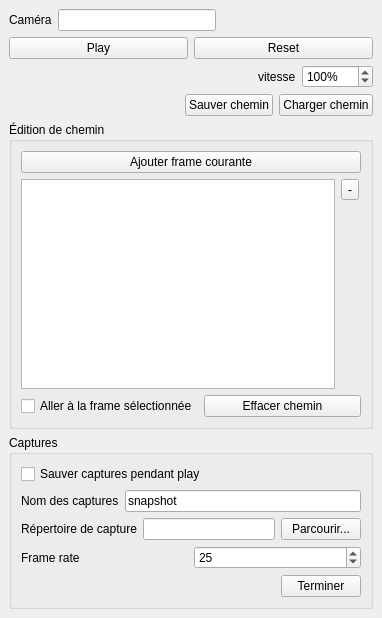
<?xml version="1.0" encoding="UTF-8"?>
<ui version="4.0">
 <class>CPDialog</class>
 <widget class="QMainWindow" name="CPDialog">
  <property name="geometry">
   <rect>
    <x>0</x>
    <y>0</y>
    <width>382</width>
    <height>618</height>
   </rect>
  </property>
  <property name="windowTitle">
   <string>CGoGN - Camera Path Editor</string>
  </property>
  <property name="windowIcon">
   <iconset resource="../../../../../../Documents/SOCIS2012/SOCIS2012/Visualizator/plugins/resources/cameraPath.qrc">
    <normaloff>:/icon/movie.png</normaloff>:/icon/movie.png</iconset>
  </property>
  <widget class="QWidget" name="centralwidget">
   <layout class="QVBoxLayout" name="verticalLayout_3">
    <item>
     <layout class="QHBoxLayout" name="horizontalLayout_5">
      <item>
       <widget class="QLabel" name="label_6">
        <property name="text">
         <string>Caméra</string>
        </property>
       </widget>
      </item>
      <item>
       <widget class="QLineEdit" name="camera_line">
        <property name="readOnly">
         <bool>true</bool>
        </property>
       </widget>
      </item>
      <item>
       <spacer name="horizontalSpacer_3">
        <property name="orientation">
         <enum>Qt::Horizontal</enum>
        </property>
        <property name="sizeHint" stdset="0">
         <size>
          <width>40</width>
          <height>20</height>
         </size>
        </property>
       </spacer>
      </item>
     </layout>
    </item>
    <item>
     <layout class="QVBoxLayout" name="verticalLayout_2">
      <item>
       <layout class="QHBoxLayout" name="horizontalLayout_6">
        <item>
         <widget class="QPushButton" name="play_button">
          <property name="text">
           <string>Play</string>
          </property>
         </widget>
        </item>
        <item>
         <widget class="QPushButton" name="restart_button">
          <property name="text">
           <string>Reset</string>
          </property>
         </widget>
        </item>
       </layout>
      </item>
      <item>
       <layout class="QHBoxLayout" name="horizontalLayout_10">
        <item>
         <spacer name="horizontalSpacer_4">
          <property name="orientation">
           <enum>Qt::Horizontal</enum>
          </property>
          <property name="sizeHint" stdset="0">
           <size>
            <width>40</width>
            <height>20</height>
           </size>
          </property>
         </spacer>
        </item>
        <item>
         <widget class="QLabel" name="label_4">
          <property name="text">
           <string>vitesse</string>
          </property>
         </widget>
        </item>
        <item>
         <widget class="QSpinBox" name="speed_spin">
          <property name="suffix">
           <string>%</string>
          </property>
          <property name="minimum">
           <number>1</number>
          </property>
          <property name="maximum">
           <number>10000</number>
          </property>
          <property name="value">
           <number>100</number>
          </property>
         </widget>
        </item>
       </layout>
      </item>
     </layout>
    </item>
    <item>
     <layout class="QHBoxLayout" name="horizontalLayout">
      <item>
       <spacer name="horizontalSpacer">
        <property name="orientation">
         <enum>Qt::Horizontal</enum>
        </property>
        <property name="sizeHint" stdset="0">
         <size>
          <width>40</width>
          <height>20</height>
         </size>
        </property>
       </spacer>
      </item>
      <item>
       <widget class="QPushButton" name="save_button">
        <property name="text">
         <string>Sauver chemin</string>
        </property>
       </widget>
      </item>
      <item>
       <widget class="QPushButton" name="load_button">
        <property name="text">
         <string>Charger chemin</string>
        </property>
       </widget>
      </item>
     </layout>
    </item>
    <item>
     <widget class="QGroupBox" name="groupBox_2">
      <property name="title">
       <string>Édition de chemin</string>
      </property>
      <layout class="QVBoxLayout" name="verticalLayout_6">
       <item>
        <widget class="QPushButton" name="addFrame_button">
         <property name="text">
          <string>Ajouter frame courante</string>
         </property>
        </widget>
       </item>
       <item>
        <layout class="QHBoxLayout" name="horizontalLayout_7">
         <item>
          <widget class="QListWidget" name="listWidget"/>
         </item>
         <item>
          <layout class="QVBoxLayout" name="verticalLayout_5">
           <item>
            <widget class="QToolButton" name="removeFrame_button">
             <property name="text">
              <string>-</string>
             </property>
            </widget>
           </item>
           <item>
            <spacer name="verticalSpacer">
             <property name="orientation">
              <enum>Qt::Vertical</enum>
             </property>
             <property name="sizeHint" stdset="0">
              <size>
               <width>20</width>
               <height>40</height>
              </size>
             </property>
            </spacer>
           </item>
          </layout>
         </item>
        </layout>
       </item>
       <item>
        <layout class="QHBoxLayout" name="horizontalLayout_8">
         <item>
          <widget class="QCheckBox" name="goToFrame_check">
           <property name="text">
            <string>Aller à la frame sélectionnée</string>
           </property>
          </widget>
         </item>
         <item>
          <widget class="QPushButton" name="erasePath_check">
           <property name="text">
            <string>Effacer chemin</string>
           </property>
          </widget>
         </item>
        </layout>
       </item>
      </layout>
     </widget>
    </item>
    <item>
     <widget class="QGroupBox" name="groupBox">
      <property name="title">
       <string>Captures</string>
      </property>
      <layout class="QVBoxLayout" name="verticalLayout">
       <item>
        <widget class="QCheckBox" name="saveReplay_check">
         <property name="text">
          <string>Sauver captures pendant play</string>
         </property>
        </widget>
       </item>
       <item>
        <layout class="QHBoxLayout" name="horizontalLayout_2">
         <item>
          <widget class="QLabel" name="label">
           <property name="text">
            <string>Nom des captures</string>
           </property>
          </widget>
         </item>
         <item>
          <widget class="QLineEdit" name="snapName_line">
           <property name="text">
            <string>snapshot</string>
           </property>
          </widget>
         </item>
        </layout>
       </item>
       <item>
        <layout class="QHBoxLayout" name="horizontalLayout_3">
         <item>
          <widget class="QLabel" name="label_3">
           <property name="text">
            <string>Répertoire de capture</string>
           </property>
          </widget>
         </item>
         <item>
          <widget class="QLineEdit" name="dirSnap_line"/>
         </item>
         <item>
          <widget class="QPushButton" name="browse_button">
           <property name="text">
            <string>Parcourir...</string>
           </property>
          </widget>
         </item>
        </layout>
       </item>
       <item>
        <layout class="QHBoxLayout" name="horizontalLayout_4">
         <item>
          <widget class="QLabel" name="label_2">
           <property name="text">
            <string>Frame rate</string>
           </property>
          </widget>
         </item>
         <item>
          <widget class="QSpinBox" name="frame_spin">
           <property name="minimum">
            <number>1</number>
           </property>
           <property name="maximum">
            <number>100</number>
           </property>
           <property name="singleStep">
            <number>1</number>
           </property>
           <property name="value">
            <number>25</number>
           </property>
          </widget>
         </item>
        </layout>
       </item>
       <item>
        <layout class="QHBoxLayout" name="horizontalLayout_9">
         <item>
          <spacer name="horizontalSpacer_2">
           <property name="orientation">
            <enum>Qt::Horizontal</enum>
           </property>
           <property name="sizeHint" stdset="0">
            <size>
             <width>40</width>
             <height>20</height>
            </size>
           </property>
          </spacer>
         </item>
         <item>
          <widget class="QPushButton" name="done_button">
           <property name="text">
            <string>Terminer</string>
           </property>
          </widget>
         </item>
        </layout>
       </item>
      </layout>
     </widget>
    </item>
   </layout>
  </widget>
 </widget>
 <resources>
  <include location="../../../../../../Documents/SOCIS2012/SOCIS2012/Visualizator/plugins/resources/cameraPath.qrc"/>
 </resources>
 <connections>
  <connection>
   <sender>done_button</sender>
   <signal>pressed()</signal>
   <receiver>CPDialog</receiver>
   <slot>close()</slot>
   <hints>
    <hint type="sourcelabel">
     <x>320</x>
     <y>581</y>
    </hint>
    <hint type="destinationlabel">
     <x>190</x>
     <y>308</y>
    </hint>
   </hints>
  </connection>
 </connections>
</ui>
